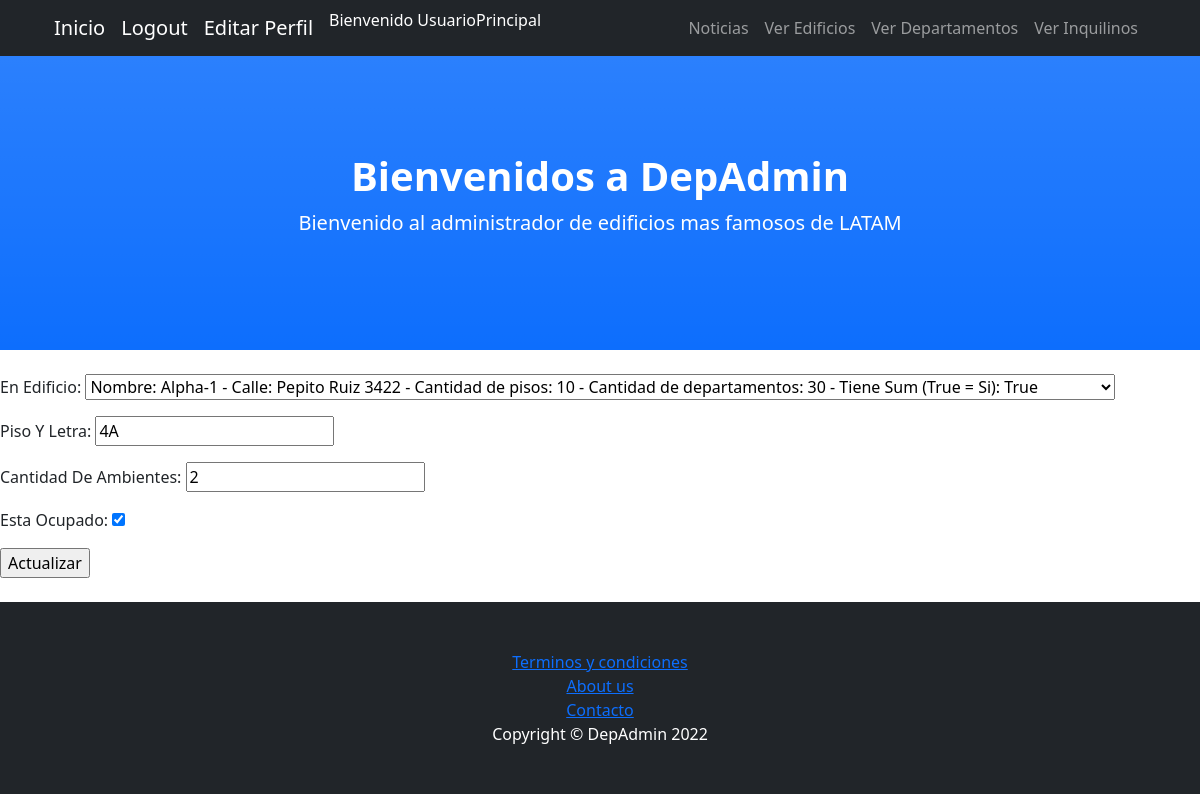
Screenshot of /BlogDepAdmin/modificar-departamento/1 (signed in) with the database file from the repository.
### Administrador_De_Edificios/models.py (models this page shows, shortened)
class Departamento(models.Model):
    en_Edificio = models.ForeignKey(Edificio, on_delete=models.CASCADE)
    piso_Y_Letra = models.CharField(max_length=3)
    cantidad_De_Ambientes = models.IntegerField()
    esta_Ocupado = models.BooleanField()
    class Meta:
        ordering = ['en_Edificio', 'piso_Y_Letra']

### Administrador_De_Edificios/views.py (the view)
# urls.py: path('modificar-departamento/<pk>', DepartamentoUpdate.as_view(), name="ModificarDepartamento"),
class DepartamentoUpdate(PermissionRequiredMixin,UpdateView):
    model = Departamento
    permission_required = 'is_staff'
    template_name = "departamento_modificar.html"
    success_url = "/BlogDepAdmin/lista-departamentos"
    fields = ('__all__')

### Administrador_De_Edificios/models.py (called while the page is built)
    def __str__(self):
        return f"Nombre: {self.nombre} - Calle: {self.calle} - Cantidad de pisos: {self.cantidad_De_Pisos} - Cantidad de departamentos: {self.cantidad_De_Departamentos} - Tiene Sum (True = Si): {self.tiene_SUM} "

### Administrador_De_Edificios/templates/departamento_modificar.html
{% extends "padre.html"%}
{% load static %}
{% block contenidoQueCambia %}
<br>
    <form action="{% url 'ModificarDepartamento' departamento.id %}" method="POST"> {% csrf_token %}
        {{ form.as_p }}
        <input type="submit" value="Actualizar">
    </form>
<br>
{% endblock %}

### Administrador_De_Edificios/templates/padre.html (shortened to what this page needs)
<!DOCTYPE html>
<html lang="en">
    <head>
        {% load static %}
        <link href="{% static 'Administrador_De_Edificios/css/styles.css' %}" rel="stylesheet" />
    </head>
    <body>
        <nav class="navbar navbar-expand-lg navbar-dark bg-dark fixed-top" id="mainNav">
            <div class="container px-4">
                <a class="navbar-brand" href="{% url 'Inicio' %}">Inicio</a>
                {% if user.is_authenticated %}
                    <a class="navbar-brand" href="{% url 'Logout' %}">Logout</a>
                    <a class="navbar-brand" href="{% url 'EditarPerfil' %}">Editar Perfil</a>
                    <p style="color:white;" >Bienvenido {{user.username}}</p>
                {% else %}
                    <a class="navbar-brand" href="{% url 'Login' %}">Login</a>
                    <a class="navbar-brand" href="{% url 'Registrar' %}">Registrarse</a>
                {% endif %}
                <div class="collapse navbar-collapse" id="navbarResponsive">
                    <ul class="navbar-nav ms-auto">
                        <li class="nav-item"><a class="nav-link" href="{% url 'ListaNoticias' %}">Noticias</a></li>
                        <li class="nav-item"><a class="nav-link" href="{% url 'ListaEdificios' %}">Ver Edificios</a></li>
                        <li class="nav-item"><a class="nav-link" href="{% url 'ListaDepartamentos' %}">Ver Departamentos</a></li>
                        {% if user.is_staff%}
                        <li class="nav-item"><a class="nav-link" href="{% url 'ListaInquilinos' %}">Ver Inquilinos</a></li>
                        {% endif %}
                    </ul>
                </div>
            </div>
        </nav>
        <header class="bg-primary bg-gradient text-white">
            <div class="container px-4 text-center">
                <h1 class="fw-bolder">Bienvenidos a DepAdmin</h1>
                <p class="lead">Bienvenido al administrador de edificios mas famosos de LATAM</p>
            </div>
        </header>
        {% block contenidoQueCambia %}
        {% endblock %}
        <footer class="py-5 bg-dark">
            <div class="container px-4"><p class="m-0 text-center text-white"><a href="{% url 'TerminosyCondiciones' %}">Terminos y condiciones</a></p></div>
            <div class="container px-4"><p class="m-0 text-center text-white"><a href="{% url 'SobreNosotros' %}">About us</a></p></div>
            <div class="container px-4"><p class="m-0 text-center text-white"><a href="{% url 'Contacto' %}">Contacto</a></p></div>
            <div class="container px-4"><p class="m-0 text-center text-white">Copyright &copy; DepAdmin 2022</p></div>
        </footer>
    </body>
</html>

### rows the page displays
Departamento: en_Edificio "Nombre: Alpha-1 - Calle: Pepito Ruiz 3422 - Cantidad de pisos: 10 - Cantidad de departamentos: 30 - Tiene Sum (True = Si): True", piso_Y_Letra "4A", cantidad_De_Ambientes "2", esta_Ocupado "☑"

### other values shown
{{ user.username }} "UsuarioPrincipal"
